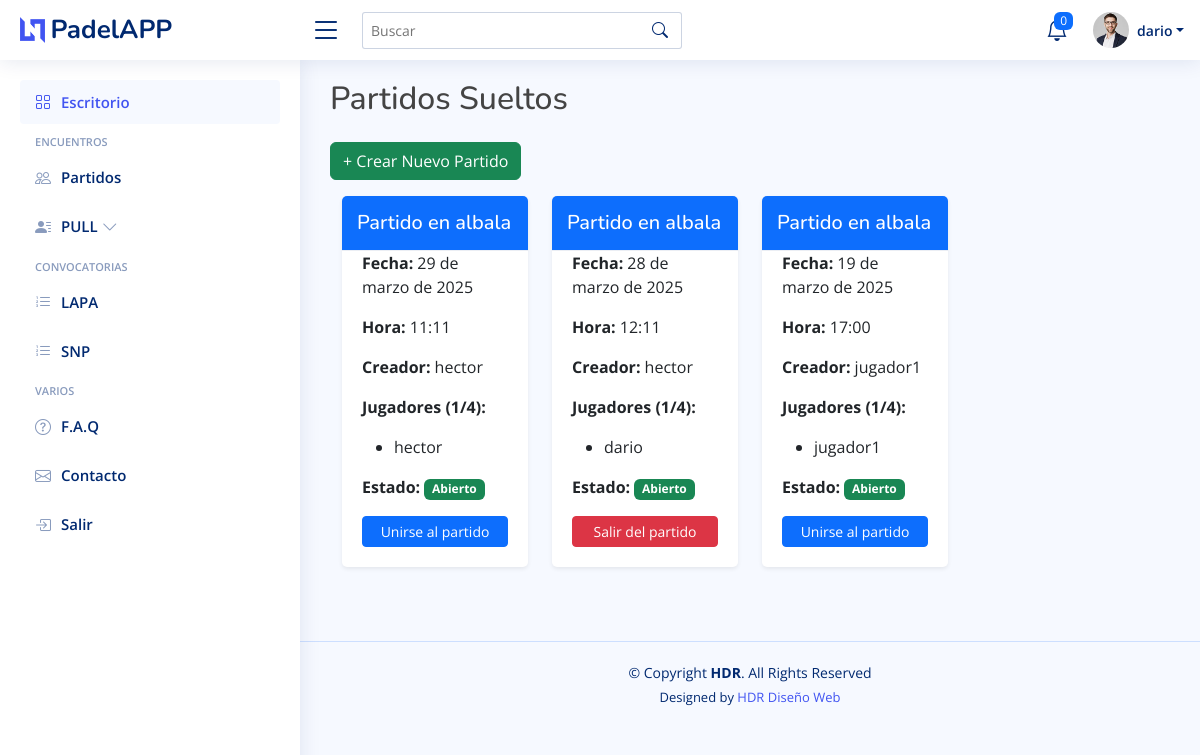
The page /partidos/ (signed in) on the database its author committed.
### padelapp/models.py (models this page shows, shortened)
class User(AbstractUser):
    avatar = models.ImageField(upload_to='avatars/', blank=True, null=True)
    dni_nie = models.CharField(max_length=20, unique=True, blank=True, null=True)
    fecha_nacimiento = models.DateField(null=True, blank=True)
    sexo = models.CharField(max_length=10, choices=[('Hombre', 'Hombre'), ('Mujer', 'Mujer')])
    movil = models.CharField(max_length=15, blank=True, null=True)
    provincia = models.CharField(max_length=100, blank=True, null=True)
    poblacion = models.CharField(max_length=100, blank=True, null=True)
    codigo_postal = models.CharField(max_length=10, blank=True, null=True)
    apodo = models.CharField(max_length=50, blank=True, null=True)
    posicion_juego = models.CharField(max_length=10, choices=[('Izquierda', 'Izquierda'), ('Derecha', 'Derecha'), ('Ambas', 'Ambas')])
    marca_pala = models.CharField(max_length=100, blank=True, null=True)
    equipo = models.ForeignKey('Team', on_delete=models.SET_NULL, null=True, blank=True, related_name='jugadores')

class PartidoAbierto(models.Model):
    creador = models.ForeignKey(
        settings.AUTH_USER_MODEL, on_delete=models.CASCADE, related_name='partidos_creados'
    )
    jugadores = models.ManyToManyField(
        settings.AUTH_USER_MODEL, related_name='partidos_jugados', blank=True
    )
    fecha = models.DateField()
    hora = models.TimeField()
    lugar = models.CharField(max_length=200)
    estado = models.CharField(
        max_length=10, choices=[('Abierto', 'Abierto'), ('Cerrado', 'Cerrado')], default='Abierto'
    )
    @classmethod
    def limpiar_partidos_viejos(cls):
        cls.objects.filter(estado='Cerrado', fecha__lt=now() - timedelta(days=1)).delete()

### padelapp/views.py (the view)
# urls.py: path('partidos/', lista_partidos, name='lista_partidos'),
def lista_partidos(request):
    PartidoAbierto.limpiar_partidos_viejos()
    partidos = PartidoAbierto.objects.all().order_by('-fecha')
    return render(request, 'padelapp/lista_partidos.html', {'partidos': partidos})

### padelapp/templates/padelapp/lista_partidos.html
{% extends 'base.html' %}
{% block content %}
    <h2 class="mb-4">Partidos Sueltos</h2>
    <a href="{% url 'crear_partido' %}" class="btn btn-success mb-3">+ Crear Nuevo Partido</a>
    <div class="container">
        <div class="row">
            {% for partido in partidos %}
                <div class="col-md-3 mb-4">
                    <div class="card shadow-sm">
                        <div class="card-header bg-primary text-white">
                            <h5 class="mb-0">Partido en {{ partido.lugar }}</h5>
                        </div>
                        <div class="card-body">
                            <p><strong>Fecha:</strong> {{ partido.fecha }}</p>
                            <p><strong>Hora:</strong> {{ partido.hora }}</p>
                            <p><strong>Creador:</strong> {{ partido.creador.username }}</p>
                            <p><strong>Jugadores ({{ partido.jugadores.count }}/4):</strong></p>
                            <ul>
                                {% for jugador in partido.jugadores.all %}
                                    <li>{{ jugador.username }}</li>
                                {% empty %}
                                    <li>Aún no hay jugadores inscritos.</li>
                                {% endfor %}
                            </ul>
                            <p><strong>Estado:</strong>
                                <span class="badge bg-{% if partido.estado == 'Cerrado' %}danger{% else %}success{% endif %}">
                                    {{ partido.estado }}
                                </span>
                            </p>
                            {% if user in partido.jugadores.all %}
                                <a href="{% url 'gestionar_partido' partido.id %}" class="btn btn-danger btn-sm w-100">Salir del partido</a>
                            {% elif partido.estado == 'Abierto' %}
                                <a href="{% url 'gestionar_partido' partido.id %}" class="btn btn-primary btn-sm w-100">Unirse al partido</a>
                            {% endif %}
                        </div>
                    </div>
                </div>
            {% endfor %}
        </div>
    </div>
{% endblock %}

### core/templates/includes/header.html (shortened to what this page needs)
{% load static %}
<header id="header" class="header fixed-top d-flex align-items-center">
    <div class="d-flex align-items-center justify-content-between">
        <a href="/" class="logo d-flex align-items-center">
            <img src="{% static 'img/logo.png' %}" alt="">
            <span class="d-none d-lg-block">PadelAPP</span>
        </a>
        <i class="bi bi-list toggle-sidebar-btn"></i>
    </div>
    <div class="search-bar">
        <form class="search-form d-flex align-items-center" method="POST" action="#">
            <input type="text" name="query" placeholder="Buscar" title="Buscar">
            <button type="submit" title="Search">
                <i class="bi bi-search"></i>
            </button>
        </form>
    </div>
    <nav class="header-nav ms-auto">
        <ul class="d-flex align-items-center">
            <li class="nav-item dropdown">
                <a class="nav-link nav-icon" href="#" data-bs-toggle="dropdown" id="notificationBell">
                    <i class="bi bi-bell"></i>
                    <span class="badge bg-primary badge-number" id="notificationCount">0</span>
                </a>
            </li>
            <li class="nav-item dropdown pe-3">
                <a class="nav-link nav-profile d-flex align-items-center pe-0" href="#" data-bs-toggle="dropdown">
                    <img src="{% static 'img/profile-img.jpg' %}" alt="Profile" class="rounded-circle">
                    <span class="d-none d-md-block dropdown-toggle ps-2">{{ user.username }}</span>
                </a>
            </li>
        </ul>
    </nav>
</header>

### core/static/css/style.css (style rules this page uses)
:root { scroll-behavior: smooth; }
body { font-family: "Open Sans", sans-serif; background: #f6f9ff; color: #444444; }
a { color: #4154f1; text-decoration: none; }
h1, h2, h3, h4, h5, h6 { font-family: "Nunito", sans-serif; }
.card { margin-bottom: 30px; border: none; border-radius: 5px; box-shadow: 0px 0 30px rgba(1, 41, 112, 0.1); }
.card-header, .card-footer { border-color: #ebeef4; background-color: #fff; color: #798eb3; padding: 15px; }
.card-body { padding: 0 20px 20px 20px; }
.logo { line-height: 1; }
@media (min-width: 1200px) { .logo { width: 280px; } }
.logo img { max-height: 26px; margin-right: 6px; }
.logo span { font-size: 26px; font-weight: 700; color: #012970; font-family: "Nunito", sans-serif; }
.header { transition: all 0.5s; z-index: 997; height: 60px; box-shadow: 0px 2px 20px rgba(1, 41, 112, 0.1); background-color: #fff; padding-left: 20px; }
.header .toggle-sidebar-btn { font-size: 32px; padding-left: 10px; cursor: pointer; color: #012970; }
.header .search-bar { min-width: 360px; padding: 0 20px; }
.header .search-form { width: 100%; }
.header .search-form input { border: 0; font-size: 14px; color: #012970; border: 1px solid rgba(1, 41, 112, 0.2); padding: 7px 38px 7px 8px; border-radius: 3px; transition: 0.3s; width: 100%; }
.header .search-form button { border: 0; padding: 0; margin-left: -30px; background: none; }
.header .search-form button i { color: #012970; }
.header-nav ul { list-style: none; }
.header-nav>ul { margin: 0; padding: 0; }
.header-nav .nav-icon { font-size: 22px; color: #012970; margin-right: 25px; position: relative; }
.header-nav .nav-profile { color: #012970; }
.header-nav .nav-profile img { max-height: 36px; }
.header-nav .nav-profile span { font-size: 14px; font-weight: 600; }
.header-nav .badge-number { position: absolute; inset: -2px -5px auto auto; font-weight: normal; font-size: 12px; padding: 3px 6px; }

### rows shown on the page
User: username "dario"
PartidoAbierto: lugar "albala", fecha "29 de marzo de 2025", hora "11:11", creador.username "hector", jugadores.count "1", estado "Abierto", shows "Unirse al partido"
User: username "hector"
PartidoAbierto: lugar "albala", fecha "28 de marzo de 2025", hora "12:11", creador.username "hector", jugadores.count "1", estado "Abierto", shows "Salir del partido"
PartidoAbierto: lugar "albala", fecha "19 de marzo de 2025", hora "17:00", creador.username "jugador1", jugadores.count "1", estado "Abierto", shows "Unirse al partido"
User: username "jugador1"
